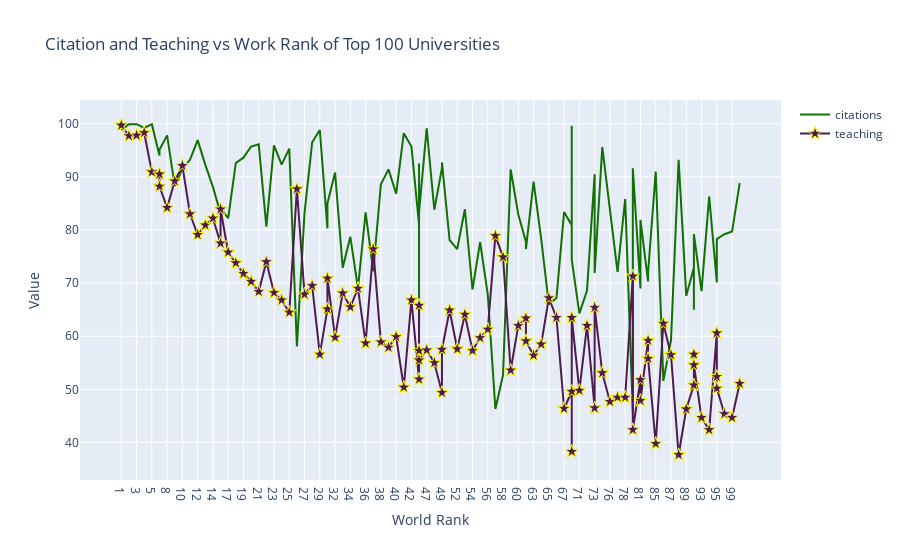

Here is the notebook cell this chart was saved with:
### Code cell
#plt.style.use("ggplot")
# creating trace 1
trace1 = go.Scatter(
                    x = df.world_rank,
                    y = df.citations,
                    mode = "lines",    #Bu dağılım izi için çizim modunu belirler. "mode=text" ise text'i yazdırır "text" öğeleri koordinatlarda görünür.
                                        #Aksi takdirde, fareyle üzerine gelindiğinde "text" öğeleri görünür.
                                        #20'den az nokta varsa ve iz yığınlanmamışsa varsayılan değer "lines+markers"dir. Aksi takdirde, "lines".
                    name = "citations",
                    marker = dict(color = "rgb(16, 112, 2)"), # {"color" : "rgb(16, 112, 2)"}
                    text = df.university_name)
# creating trace 2
trace2 = go.Scatter(
                    x = df.world_rank,
                    y = df.teaching,
                    mode = "lines + markers",
                    name = "teaching",
                    marker = dict(color = "rgb(80,26,80)",
                                  size = 10,
                                  symbol = "star",
                                  line = dict(
                                         color = "yellow",
                                         width = 1),),
                    text = df.university_name)
data = [trace1, trace2]
layout = dict(title = "Citation and Teaching vs Work Rank of Top 100 Universities", #axes olarak düşünebiliriz
              xaxis = dict(title = "World Rank", ticklen = 5, tickcolor = "crimson", zeroline = False),
              yaxis = dict(title = "Value", ticklen = 5, tickcolor = "crimson", zeroline = False))
fig = dict(data = data, layout = layout)  #figure içine yukarıda tanımladığımız grafik değişkenlerini ve layout parametrelerini dict olarak verip
iplot(fig)                                #iplot(fig) ile çizdiriyoruz.

### Figure 1 — Plotly figure (JSON) as saved in the notebook; plotly's stock layout.template omitted (floating-point values rounded to 4 significant figures)
{"data": [{"marker": {"color": "rgb(16, 112, 2)"}, "mode": "lines", "name": "citations", "text": ["Harvard University", "California Institute of Technology", "Massachusetts Institute of Technology", "Stanford University", "Princeton University", "University of Cambridge", "University of Oxford", "University of California, Berkeley", "Imperial College London", "Yale University", "University of California, Los Angeles", "University of Chicago", "Johns Hopkins University", "Cornell University", "ETH Zurich – Swiss Federal Institute of Technology Zurich", "University of Michigan", "University of Toronto", "Columbia University", "University of Pennsylvania", "Carnegie Mellon University", "University of Hong Kong", "University College London", "University of Washington", "Duke University", "Northwestern University", "University of Tokyo", "Georgia Institute of Technology", "Pohang University of Science and Technology", "University of California, Santa Barbara", "University of British Columbia", "University of North Carolina at Chapel Hill", "University of California, San Diego", "University of Illinois at Urbana-Champaign", "National University of Singapore", "McGill University", "University of Melbourne", "Peking University", "Washington University in St Louis", "École Polytechnique", "University of Edinburgh", "Hong Kong University of Science and Technology", "École Normale Supérieure", "Australian National University", "Karolinska Institute", "University of Göttingen", "University of Wisconsin", "Rice University", "École Polytechnique Fédérale de Lausanne", "University of California, Irvine", "University of Science and Technology of China", "Vanderbilt University", "University of Minnesota", "Tufts University", "University of California, Davis", "Brown University", "University of Massachusetts", "Kyoto University", "Tsinghua University", "Boston University", "New York University", "Emory University", "LMU Munich", "University of Notre Dame", "University of Pittsburgh", "Case Western Reserve University", "Ohio State University", "University of Colorado Boulder", "University of Bristol", "University of California, Santa Cruz", "Yeshiva University", "University of Sydney", "University of Virginia", "University of Adelaide", "University of Southern California", "William & Mary", "Trinity College Dublin", "King’s College London", "Stony Brook University", "Korea Advanced Institute of Science and Technology (KAIST)", "University of Sussex", "The University of Queensland", "University of York", "Heidelberg University", "University of Utah", "Durham University", "London School of Economics and Political Science", "University of Manchester", "Royal Holloway, University of London", "Lund University", "University of Southampton", "University of Zurich", "Wake Forest University", "McMaster University", "University College Dublin", "George Washington University", "University of Arizona", "University of Basel", "University of Maryland, College Park", "Dartmouth College", "École Normale Supérieure de Lyon"], "type": "scatter", "x": ["1", "2", "3", "4", "5", "6", "6", "8", "9", "10", "11", "12", "13", "14", "15", "15", "17", "18", "19", "20", "21", "22", "23", "24", "25", "26", "27", "28", "29", "30", "30", "32", "33", "34", "35", "36", "37", "38", "39", "40", "41", "42", "43", "43", "43", "43", "47", "48", "49", "49", "51", "52", "53", "54", "55", "56", "57", "58", "59", "60", "61", "61", "63", "64", "65", "66", "67", "68", "68", "68", "71", "72", "73", "73", "75", "76", "77", "78", "79", "79", "81", "81", "83", "83", "85", "86", "87", "88", "89", "90", "90", "90", "93", "94", "95", "95", "95", "98", "99", "100"], "y": [98.8, 99.9, 99.9, 99.2, 99.9, 94, 95.1, 97.8, 88.3, 91.5, 93.2, 96.9, 92.3, 88.1, 83.1, 84.1, 82.2, 92.6, 93.6, 95.7, 96.1, 80.6, 95.9, 92.3, 95.3, 58.1, 83.2, 96.5, 98.8, 80.3, 85, 90.8, 72.9, 78.7, 69, 83.3, 72.2, 88.6, 91.4, 86.8, 98.2, 95.7, 81, 62.3, 92.5, 83.4, 99.1, 83.8, 91.6, 92.7, 78.1, 76.4, 83.9, 68.8, 77.7, 67.9, 46.3, 52.7, 91.4, 82.9, 77.8, 76.4, 89.1, 78.3, 66, 67.2, 83.4, 80.9, 99.6, 74.4, 64.3, 68.6, 90.5, 71.9, 95.6, 84.4, 72.1, 85.8, 45.5, 91.6, 69, 81.9, 70.3, 72, 91, 51.6, 59.2, 93.2, 67.6, 72.9, 65, 79.2, 68.5, 86.3, 70.2, 70.1, 78.3, 79.2, 79.7, 88.8]}, {"marker": {"color": "rgb(80,26,80)", "line": {"color": "yellow", "width": 1}, "size": 10, "symbol": "star"}, "mode": "lines+markers", "name": "teaching", "text": ["Harvard University", "California Institute of Technology", "Massachusetts Institute of Technology", "Stanford University", "Princeton University", "University of Cambridge", "University of Oxford", "University of California, Berkeley", "Imperial College London", "Yale University", "University of California, Los Angeles", "University of Chicago", "Johns Hopkins University", "Cornell University", "ETH Zurich – Swiss Federal Institute of Technology Zurich", "University of Michigan", "University of Toronto", "Columbia University", "University of Pennsylvania", "Carnegie Mellon University", "University of Hong Kong", "University College London", "University of Washington", "Duke University", "Northwestern University", "University of Tokyo", "Georgia Institute of Technology", "Pohang University of Science and Technology", "University of California, Santa Barbara", "University of British Columbia", "University of North Carolina at Chapel Hill", "University of California, San Diego", "University of Illinois at Urbana-Champaign", "National University of Singapore", "McGill University", "University of Melbourne", "Peking University", "Washington University in St Louis", "École Polytechnique", "University of Edinburgh", "Hong Kong University of Science and Technology", "École Normale Supérieure", "Australian National University", "Karolinska Institute", "University of Göttingen", "University of Wisconsin", "Rice University", "École Polytechnique Fédérale de Lausanne", "University of California, Irvine", "University of Science and Technology of China", "Vanderbilt University", "University of Minnesota", "Tufts University", "University of California, Davis", "Brown University", "University of Massachusetts", "Kyoto University", "Tsinghua University", "Boston University", "New York University", "Emory University", "LMU Munich", "University of Notre Dame", "University of Pittsburgh", "Case Western Reserve University", "Ohio State University", "University of Colorado Boulder", "University of Bristol", "University of California, Santa Cruz", "Yeshiva University", "University of Sydney", "University of Virginia", "University of Adelaide", "University of Southern California", "William & Mary", "Trinity College Dublin", "King’s College London", "Stony Brook University", "Korea Advanced Institute of Science and Technology (KAIST)", "University of Sussex", "The University of Queensland", "University of York", "Heidelberg University", "University of Utah", "Durham University", "London School of Economics and Political Science", "University of Manchester", "Royal Holloway, University of London", "Lund University", "University of Southampton", "University of Zurich", "Wake Forest University", "McMaster University", "University College Dublin", "George Washington University", "University of Arizona", "University of Basel", "University of Maryland, College Park", "Dartmouth College", "École Normale Supérieure de Lyon"], "type": "scatter", "x": ["1", "2", "3", "4", "5", "6", "6", "8", "9", "10", "11", "12", "13", "14", "15", "15", "17", "18", "19", "20", "21", "22", "23", "24", "25", "26", "27", "28", "29", "30", "30", "32", "33", "34", "35", "36", "37", "38", "39", "40", "41", "42", "43", "43", "43", "43", "47", "48", "49", "49", "51", "52", "53", "54", "55", "56", "57", "58", "59", "60", "61", "61", "63", "64", "65", "66", "67", "68", "68", "68", "71", "72", "73", "73", "75", "76", "77", "78", "79", "79", "81", "81", "83", "83", "85", "86", "87", "88", "89", "90", "90", "90", "93", "94", "95", "95", "95", "98", "99", "100"], "y": [99.7, 97.7, 97.8, 98.3, 90.9, 90.5, 88.2, 84.2, 89.2, 92.1, 83, 79.1, 80.9, 82.2, 77.5, 83.9, 75.8, 73.8, 71.8, 70.3, 68.4, 74, 68.2, 66.8, 64.5, 87.7, 67.9, 69.5, 56.6, 65.1, 70.9, 59.8, 68.1, 65.5, 69, 58.7, 76.4, 58.9, 57.9, 59.9, 50.4, 66.8, 51.9, 65.8, 57.3, 55.5, 57.4, 55, 49.4, 57.5, 64.9, 57.6, 64.1, 57.3, 59.7, 61.3, 78.9, 74.9, 53.6, 62, 63.4, 59.1, 56.4, 58.5, 67.2, 63.5, 46.4, 49.6, 38.3, 63.5, 49.8, 62, 46.5, 65.4, 53.1, 47.7, 48.5, 48.5, 71.3, 42.4, 51.8, 47.9, 59.2, 55.8, 39.8, 62.4, 56.5, 37.7, 46.3, 50.8, 56.6, 54.6, 44.7, 42.4, 60.6, 52.4, 50.2, 45.4, 44.7, 51.1]}], "layout": {"title": {"text": "Citation and Teaching vs Work Rank of Top 100 Universities"}, "xaxis": {"tickcolor": "crimson", "ticklen": 5, "title": {"text": "World Rank"}, "zeroline": false}, "yaxis": {"tickcolor": "crimson", "ticklen": 5, "title": {"text": "Value"}, "zeroline": false}}}
